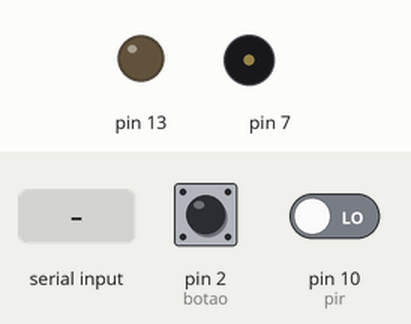
Simulated run of this sketch. Board: Arduino Uno, built with avr-gcc and run on an emulated ATmega328P. Parts: output pins drawn as LEDs (lit = HIGH), buzzer (waves = sounding). Dashed ring = blinking. The inputs (shaded band) are chosen by the test bench; at power-on: pin 2 (botao) LOW, pin 10 (pir) LOW. What the sketch prints to the serial monitor is not drawn.

Above: at 1.2 s.
1.3 s: "new\n" received over Serial
At 1.9 s:
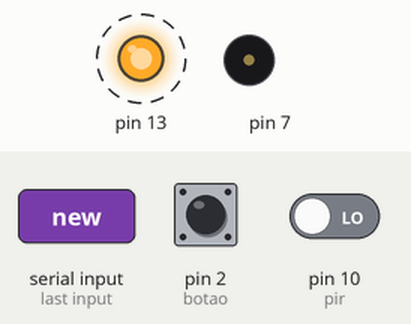
4.3 s: pin 2 (botao) pulled HIGH for 1 s
At 5.3 s:
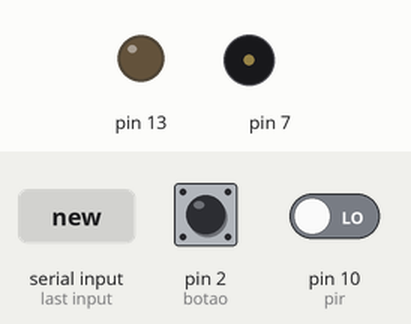
Timing chart, 0 to 7.3 s (numbered marks = the images above; inputs shaded):
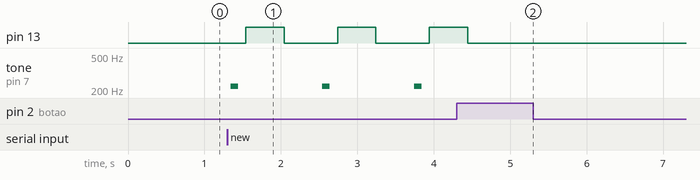

Measured:
- after the input at 1.3 s, pin 13: alternates HIGH for 0.50 s and LOW for 0.70 s, starting after 0.24 s; tone on pin 7: alternates 220 Hz for 0.10 s and silent for 1.1 s, starting at once
- after the input at 4.3 s, pin 13: goes on until 4.4 s, then stays LOW; tone on pin 7: stops changing and stays silent

The sketch:

n2020.ino
```cpp
#define pir 10

String leStringSerial() {
  String conteudo = "";
  char caractere;

  while (Serial.available() > 0) {
    caractere = Serial.read();
    if (caractere != '\n') {
      conteudo.concat(caractere);
    }
    delay(10);
  }

  Serial.print("Recebi: ");
  Serial.println(conteudo);

  return conteudo;
}

int botao = 2;

void setup()
{
  pinMode(13, OUTPUT);
  pinMode(botao, INPUT);
  pinMode(pir, INPUT);
  pinMode(7, OUTPUT);
  Serial.begin(9600);
}

void loop()
{

  if (Serial.available() > 0) {
    if (leStringSerial()== "new") {
      for(int i = 0; i <= 999; i++){
        tone(7, 220, 100);
        delay(200);
       	digitalWrite(13, HIGH);
        delay(500);
        digitalWrite(13, LOW);
        delay(500);
        if(digitalRead(botao) == 1){
         i = 999;
        }
        if(digitalRead(pir) == HIGH){
         i = 999;
        }
        Serial.print(i);
      }
    } else {
      digitalWrite(13, LOW);
    }
  }

}
```
